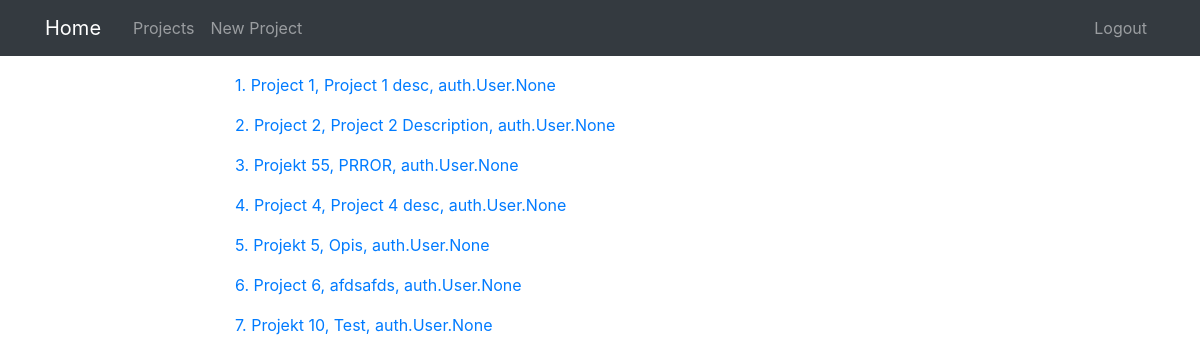
Screenshot of /projects/ (signed in) with the database file from the repository.
### projects/models.py (models this page shows, shortened)
class Project(models.Model):
    title = models.CharField(max_length=100)
    description = models.TextField()
    user = models.ManyToManyField(User)
    def __str__(self):
        return f'{self.title}, {self.description}, {self.user}'

### projects/views.py (the view)
# urls.py: path('projects/', ProjectListView.as_view(), name='project-list'),
class ProjectListView(PermissionRequiredMixin, ListView):
    model = Project
    context_object_name = 'projects'
    permission_required = 'projects.view_project'

### projects/templates/projects/project_list.html
{% extends "projects/base.html" %}
{% block content %}
{% for project in projects %}
<p>
    <a href="{% url 'project-detail' project.pk %}">{{ project.pk }}. {{ project }} </a>
</p>
{% endfor %}
{% endblock content %}

### rows the page displays
Project: pk "1", title+description+id "Project 1, Project 1 desc, auth.User.None"
Project: pk "2", title+description+id "Project 2, Project 2 Description, auth.User.None"
Project: pk "3", title+description+id "Projekt 55, PRROR, auth.User.None"
Project: pk "4", title+description+id "Project 4, Project 4 desc, auth.User.None"
Project: pk "5", title+description+id "Projekt 5, Opis, auth.User.None"
Project: pk "6", title+description+id "Project 6, afdsafds, auth.User.None"
Project: pk "7", title+description+id "Projekt 10, Test, auth.User.None"
